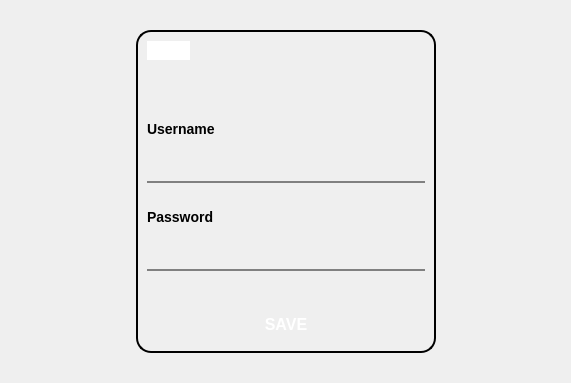
      <widget class="QWidget" name="page_addUser">
       <layout class="QGridLayout" name="gridLayout_6">
        <item row="0" column="1">
         <spacer name="verticalSpacer_9">
          <property name="orientation">
           <enum>Qt::Vertical</enum>
          </property>
          <property name="sizeHint" stdset="0">
           <size>
            <width>20</width>
            <height>19</height>
           </size>
          </property>
         </spacer>
        </item>
        <item row="1" column="0">
         <spacer name="horizontalSpacer_9">
          <property name="orientation">
           <enum>Qt::Horizontal</enum>
          </property>
          <property name="sizeHint" stdset="0">
           <size>
            <width>125</width>
            <height>20</height>
           </size>
          </property>
         </spacer>
        </item>
        <item row="1" column="1">
         <widget class="QFrame" name="frame_2">
          <property name="minimumSize">
           <size>
            <width>300</width>
            <height>0</height>
           </size>
          </property>
          <property name="styleSheet">
           <string notr="true">QFrame{ font-size: 14px; font-weight: bold;border : 2px solid black;border-radius:15px; }</string>
          </property>
          <property name="frameShape">
           <enum>QFrame::StyledPanel</enum>
          </property>
          <property name="frameShadow">
           <enum>QFrame::Raised</enum>
          </property>
          <layout class="QVBoxLayout" name="verticalLayout_7">
           <item>
            <layout class="QHBoxLayout" name="horizontalLayout_4" stretch="0,1">
             <item>
              <widget class="QPushButton" name="pushButton_forward">
               <property name="sizePolicy">
                <sizepolicy hsizetype="Preferred" vsizetype="Preferred">
                 <horstretch>0</horstretch>
                 <verstretch>0</verstretch>
                </sizepolicy>
               </property>
               <property name="font">
                <font>
                 <pointsize>12</pointsize>
                </font>
               </property>
               <property name="styleSheet">
                <string notr="true">QPushButton
{
    border:none;
    background-color: #ffffff;
   
}
/*QPushButton:pressed {

		background-color: orange;

		color: white;

}

QPushButton:hover:!pressed {

		background-color:#ffc530;

		color: red;

}*/
</string>
               </property>
               <property name="text">
                <string/>
               </property>
               <property name="icon">
                <iconset resource="images.qrc">
                 <normaloff>:/new/prefix1/images/images.png</normaloff>:/new/prefix1/images/images.png</iconset>
               </property>
               <property name="iconSize">
                <size>
                 <width>30</width>
                 <height>30</height>
                </size>
               </property>
               <property name="checkable">
                <bool>false</bool>
               </property>
              </widget>
             </item>
             <item>
              <widget class="QLabel" name="label_addNewUser">
               <property name="font">
                <font>
                 <pointsize>-1</pointsize>
                 <weight>75</weight>
                 <bold>true</bold>
                </font>
               </property>
               <property name="styleSheet">
                <string notr="true">border:none;</string>
               </property>
               <property name="text">
                <string/>
               </property>
               <property name="alignment">
                <set>Qt::AlignCenter</set>
               </property>
              </widget>
             </item>
            </layout>
           </item>
           <item>
            <spacer name="verticalSpacer_11">
             <property name="orientation">
              <enum>Qt::Vertical</enum>
             </property>
             <property name="sizeType">
              <enum>QSizePolicy::Preferred</enum>
             </property>
             <property name="sizeHint" stdset="0">
              <size>
               <width>20</width>
               <height>40</height>
              </size>
             </property>
            </spacer>
           </item>
           <item>
            <layout class="QVBoxLayout" name="verticalLayout_6" stretch="0,0">
             <property name="spacing">
              <number>15</number>
             </property>
             <property name="topMargin">
              <number>15</number>
             </property>
             <property name="bottomMargin">
              <number>20</number>
             </property>
             <item>
              <widget class="QLabel" name="label_5">
               <property name="sizePolicy">
                <sizepolicy hsizetype="Preferred" vsizetype="Fixed">
                 <horstretch>0</horstretch>
                 <verstretch>0</verstretch>
                </sizepolicy>
               </property>
               <property name="font">
                <font>
                 <pointsize>-1</pointsize>
                 <weight>75</weight>
                 <bold>true</bold>
                </font>
               </property>
               <property name="styleSheet">
                <string notr="true">border:none;</string>
               </property>
               <property name="text">
                <string>Username</string>
               </property>
              </widget>
             </item>
             <item>
              <widget class="QLineEdit" name="lineEdit_newUser">
               <property name="sizePolicy">
                <sizepolicy hsizetype="MinimumExpanding" vsizetype="Fixed">
                 <horstretch>0</horstretch>
                 <verstretch>0</verstretch>
                </sizepolicy>
               </property>
               <property name="font">
                <font>
                 <pointsize>12</pointsize>
                </font>
               </property>
               <property name="styleSheet">
                <string notr="true">QLineEdit
{
    border: none;
    border-bottom: 2px solid gray;
    background: transparent;
    padding: 4px;
}

QLineEdit:focus
{
    border-bottom: 2px solid black;
}</string>
               </property>
               <property name="placeholderText">
                <string/>
               </property>
              </widget>
             </item>
            </layout>
           </item>
           <item>
            <layout class="QVBoxLayout" name="verticalLayout_5">
             <property name="spacing">
              <number>15</number>
             </property>
             <property name="bottomMargin">
              <number>30</number>
             </property>
             <item>
              <widget class="QLabel" name="label_6">
               <property name="sizePolicy">
                <sizepolicy hsizetype="Preferred" vsizetype="Fixed">
                 <horstretch>0</horstretch>
                 <verstretch>0</verstretch>
                </sizepolicy>
               </property>
               <property name="font">
                <font>
                 <pointsize>-1</pointsize>
                 <weight>75</weight>
                 <bold>true</bold>
                </font>
               </property>
               <property name="styleSheet">
                <string notr="true">border:none;</string>
               </property>
               <property name="text">
                <string>Password</string>
               </property>
              </widget>
             </item>
             <item>
              <widget class="QLineEdit" name="lineEdit_newPassword">
               <property name="sizePolicy">
                <sizepolicy hsizetype="MinimumExpanding" vsizetype="Fixed">
                 <horstretch>0</horstretch>
                 <verstretch>0</verstretch>
                </sizepolicy>
               </property>
               <property name="font">
                <font>
                 <pointsize>12</pointsize>
                </font>
               </property>
               <property name="styleSheet">
                <string notr="true">QLineEdit
{
    border: none;
    border-bottom: 2px solid gray;
    background: transparent;
    padding: 4px;
}

QLineEdit:focus
{
    border-bottom: 2px solid black;
}</string>
               </property>
               <property name="echoMode">
                <enum>QLineEdit::Password</enum>
               </property>
              </widget>
             </item>
            </layout>
           </item>
           <item>
            <widget class="QPushButton" name="pushButton_saveUser">
             <property name="font">
              <font>
               <pointsize>12</pointsize>
               <weight>75</weight>
               <bold>true</bold>
              </font>
             </property>
             <property name="styleSheet">
              <string notr="true">/*QPushButton {
    background-color: #37B885;
    border: 2px solid #2f1231;
    border-radius: 15px;
    padding: 8px 16px;
    font-weight: bold;
}

QPushButton:hover {
    background-color: #44E6A6;
    border: 2px solid #4E5A44;
}

QPushButton:pressed {
    background-color: #9AA68C; 
    border: 2px solid #5C6A50;
}
*/
QPushButton
{
    background: qlineargradient(
        x1:0, y1:0,
        x2:1, y2:0,
        stop:0 #00c853,
        stop:1 #2962ff
    );

    color: white;
    border-radius: 10px;
    padding: 8px;
}
QPushButton:hover
{
    background: qlineargradient(
        x1:0, y1:0,
        x2:1, y2:0,
        stop:0 #00e676,
        stop:1 #448aff
    );
}
QPushButton:pressed
{
    background: qlineargradient(
        x1:0, y1:0,
        x2:1, y2:0,
        stop:0 #00a152,
        stop:1 #1e88e5
    );

    padding-top: 10px;
    padding-left: 10px;
}</string>
             </property>
             <property name="text">
              <string>SAVE</string>
             </property>
            </widget>
           </item>
          </layout>
         </widget>
        </item>
        <item row="1" column="2">
         <spacer name="horizontalSpacer_10">
          <property name="orientation">
           <enum>Qt::Horizontal</enum>
          </property>
          <property name="sizeHint" stdset="0">
           <size>
            <width>124</width>
            <height>20</height>
           </size>
          </property>
         </spacer>
        </item>
        <item row="2" column="1">
         <spacer name="verticalSpacer_10">
          <property name="orientation">
           <enum>Qt::Vertical</enum>
          </property>
          <property name="sizeHint" stdset="0">
           <size>
            <width>20</width>
            <height>19</height>
           </size>
          </property>
         </spacer>
        </item>
       </layout>
      </widget>
